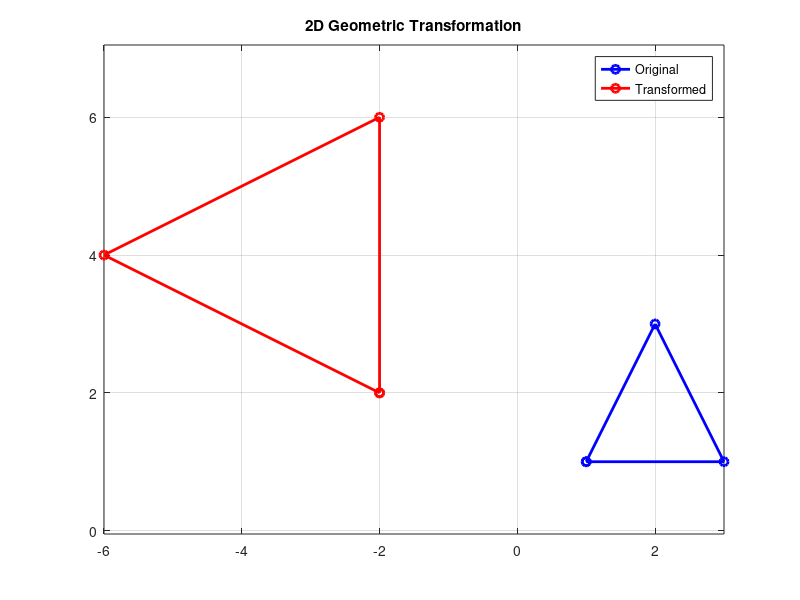
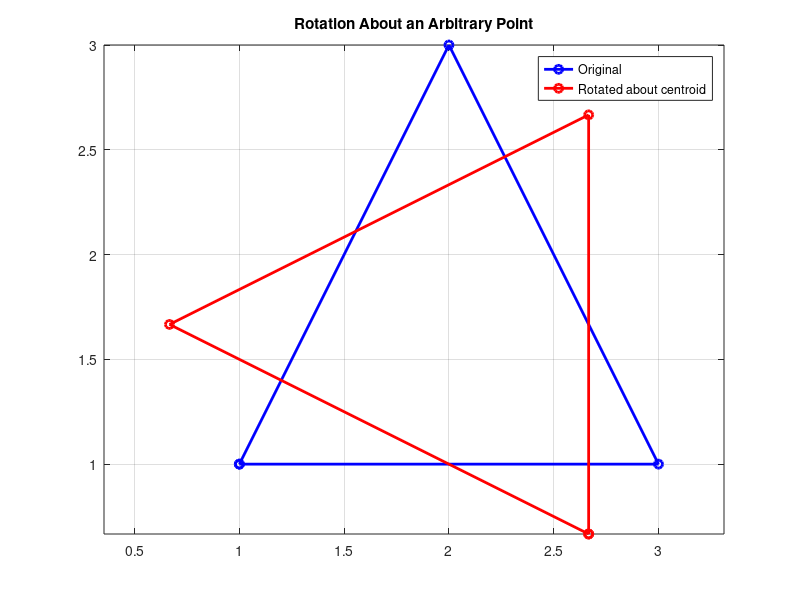

Recreate these plots in MATLAB, in order.
% 2D Geometric Transformations - MATLAB demonstration
% Matches the report's triangle A(1,1), B(3,1), C(2,3).

clc; clear; close all;

% Homogeneous vertices stored as columns; repeat first point to close shape.
tri = [1 3 2 1;
       1 1 3 1;
       1 1 1 1];

T = @(tx,ty) [1 0 tx; 0 1 ty; 0 0 1];
S = @(sx,sy) [sx 0 0; 0 sy 0; 0 0 1];
R = @(d) [cosd(d) -sind(d) 0;
          sind(d)  cosd(d) 0;
          0        0       1];
Shx = @(k) [1 k 0; 0 1 0; 0 0 1];
Shy = @(k) [1 0 0; k 1 0; 0 0 1];
Rx = [1 0 0; 0 -1 0; 0 0 1];
Ry = [-1 0 0; 0 1 0; 0 0 1];
Ro = [-1 0 0; 0 -1 0; 0 0 1];

% Rotate by 90 degrees, then scale by 2.
M = S(2,2) * R(90);
out = M * tri;

disp('Original triangle:');
disp(tri(1:2,1:3));
disp('Rotated 90 degrees, then scaled by 2:');
disp(out(1:2,1:3));

figure;
plot(tri(1,:), tri(2,:), 'b-o', 'LineWidth', 2);
hold on;
plot(out(1,:), out(2,:), 'r-o', 'LineWidth', 2);
axis equal; grid on;
legend('Original', 'Transformed');
title('2D Geometric Transformation');

% Rotation about centroid (2, 5/3).
cx = 2; cy = 5/3;
Mcentroid = T(cx,cy) * R(90) * T(-cx,-cy);
outCentroid = Mcentroid * tri;

figure;
plot(tri(1,:), tri(2,:), 'b-o', 'LineWidth', 2);
hold on;
plot(outCentroid(1,:), outCentroid(2,:), 'r-o', 'LineWidth', 2);
axis equal; grid on;
legend('Original', 'Rotated about centroid');
title('Rotation About an Arbitrary Point');
